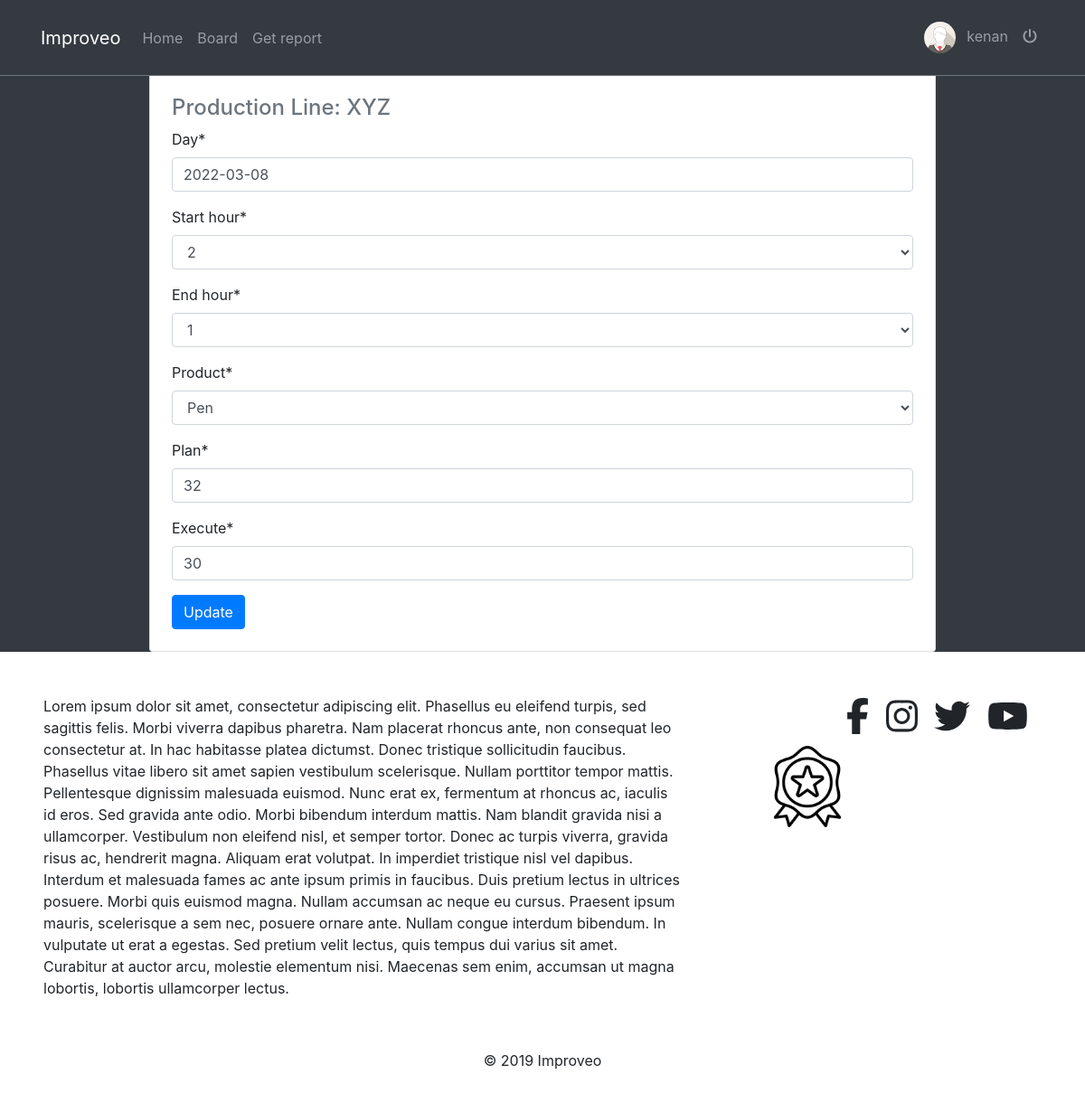
The page /reports/1/13/update/ (signed in) on the database its author committed.
### reports/models.py (models this page shows, shortened)
class Report(models.Model):
    day = models.DateField(default=timezone.now)
    start_hour = models.CharField(max_length=2,choices=hours)#yeni bu isi bu saat araliginda gormlelisen kimi
    end_hour = models.CharField(max_length=2,choices=hours)#
    user = models.ForeignKey(User,on_delete=models.CASCADE)
    product = models.ForeignKey(Product,on_delete=models.CASCADE)
    plan = models.PositiveSmallIntegerField() #plan yeni planama yeni meselen 200 dene mal gelmelidir
    execute = models.PositiveBigIntegerField() #execute etmek yeni icra etmek reportu,execute ise meselen 200 mal gelmelidir amma biz 180 getirmirik hazir elemisik yeni
    production_line = models.ForeignKey(ProductionLine,on_delete=models.CASCADE) #yeni harda emal olundugunu gosteren yer
    updated = models.DateTimeField(auto_now=True)
    created = models.DateTimeField(auto_now_add=True)
    objects = ReportManager()
    class Meta:
        ordering = ['-created']

### areas/models.py (models this page shows)
class ProductionLine(models.Model):#yeni burani firma adi kimide dusunmek olar
    name = models.CharField(max_length=120)
    team_leader = models.ForeignKey(Profile,on_delete=models.CASCADE)
    products = models.ManyToManyField(Product)
    def __str__(self):
        return str(self.name)

### reports/views.py (the view, shortened to what this page needs)
# urls.py: path('reports/<str:production_line>/<pk>/update/',ReportUpdatView.as_view(),name='reportUpdatView'),
class ReportUpdatView(LoginRequiredMixin,UpdateView):
    model = Report
    form_class = ReportForm
    context_object_name = 'updateReport'
    template_name = 'reports/update.html'

### reports/forms.py
class ReportForm(forms.ModelForm):#modelForm yazilmasindaki sebeb databasedi table cekib bura getireciyik
    class Meta:
        model = Report
        exclude = ['user','production_line']
    def __init__(self,*args,**kwargs):
        production_line = kwargs.pop('production_line',None)
        super().__init__(*args,**kwargs)
        if production_line is not None:
            line = get_object_or_404(ProductionLine,name=production_line)
            self.fields['product'].queryset = line.products.all()

### products/models.py (called while the page is built)
    def __str__(self):
        return str(self.name)

### profiles/context_processors.py (called while the page is built)
def profilePicView(request):
    if request.user.is_authenticated:
        user = request.user
        try:
            profile = Profile.objects.get(user=user)
            picprofile = profile.profile_picture
        except Profile.DoesNotExist:
            picprofile = None
        return {'picprofile': picprofile}
    return{}

def getProfileView(request):
    if request.user.is_authenticated:
        user = request.user
        try:
            profile = Profile.objects.get(user=user)
        except:
            profile = None
        return{'profile':profile}
    return{}

### reports/models.py (called while the page is built)
    def get_queryset(self):
        return ReportQueryset(self.model,using=self._db)

### reports/templates/reports/update.html (shortened to what this page needs)
{% extends "base.html" %}
{% load static %}
{% load crispy_forms_tags %}
{% block content %}
    <div class="col-9 mx-auto">
        <div class="card p-4">
            <div class="text-muted mb-2 h4">
                Production Line: {{updateReport.production_line}}
            </div>
            <form action="" method="POST">
                {{form|crispy}}
                <button type="submit" class="btn btn-primary">Update</button>
            </form>
        </div>
    </div>
{% endblock content %}

### templates/navbar.html (shortened to what this page needs)
{% load static %}
{% url 'pform:homeView' as path_home %}
{% url 'posts:post-list-create' as path_board %}
{% url 'pform:selectView' as path_select %}
{% url 'profiles:profileView' as path_profiles %}
<nav class="navbar navbar-icon-top navbar-expand-lg navbar-dark bg-dark border-bottom border-secondary font-q fixed-top py-3">
    <div class="container">
        <a class="navbar-brand" href="{% url 'pform:homeView' %}">Improveo</a>
        <div class="collapse navbar-collapse" id="navbarSupportedContent">
            <ul class="navbar-nav mr-auto">
                <li class="nav-item">
                    <a class="nav-link {% if request.path == path_home %}active{% endif %}" href="{{path_home}}">Home</a>
                </li>
                <li class="nav-item">
                    <a class="nav-link {% if request.path == path_board %}active{% endif %}" href="{{path_board}}">Board</a>
                </li>
                <li class="nav-item">
                    <a class="nav-link {% if request.path == path_select %}active{% endif %}" href="{{path_select}}">Get report</a>
                </li>
            </ul>
            <ul class="navbar-nav">
                {% if request.user.is_authenticated %}
                    <li class="nav-item">
                        <a href="{{path_profiles}}" class="nav-link {% if request.path == path_profiles %} active {% endif %}">
                            <img src="{{picprofile.url}}" class="img-avatar" style="height:35px;width:35px;border-radius: 50%;" alt="profile picture">
                            <span class="ml-2">{{request.user}}</span>
                        </a>
                    </li>
                    <li class="nav-item">
                        <a class="nav-link" href="{% url 'account_logout' %}">
                            <i class="fas fa-power-off mt-2"></i>
                        </a>
                    </li>
                {% else %}
                    <li class="nav-item">
                            <a class="nav-link" href="{% url 'account_login' %}">
                                <i class="fa fa-sign-in-alt"></i>
                            </a>
                    </li>
                {% endif %}
            </ul>
        </div>
    </div>
</nav>

### static_proj/css/style.css (style rules this page uses)
.img-avatar { height: 35px; width: 35px; border-radius: 50%; }

### rows shown on the page
Report: production_line "XYZ", day "2022-03-08", start_hour "2", end_hour "1", product "Pen", plan "32", execute "30"

### other values the page prints
{{ request.user }} "kenan"
